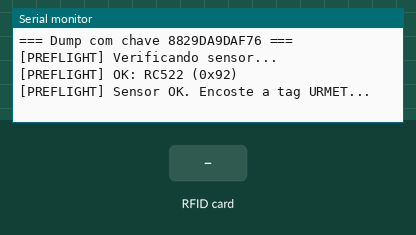
The sketch below on a simulated ESP32. On the bench: the last lines printed to the serial monitor. The test bench sets the inputs (shaded band).

Above: at 1.5 s.
1.6 s: RFID card 5E 7A 19 C4 held to the reader
At 2.2 s:
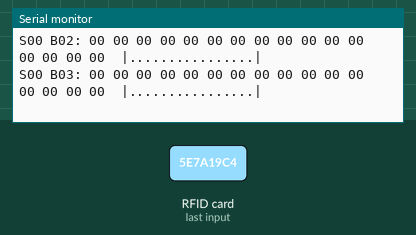
At 3.1 s:
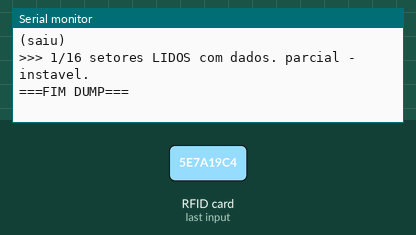

Measured:
- after the input at 1.6 s, the serial monitor: prints a new line after 0.06 s (image 1)

The sketch:

rc522_dumpkey.ino
```cpp
// COPIA PUBLICADA: chave do setor, UID e dados dos blocos da tag original foram
// omitidos (marcados como *_OMITIDA / *_OMITIDO acima). Nao e o .ino de build.
// =====================================================================
//  RC522 - Dump completo usando a chave candidata 8829DA9DAF76
//  Prova se a chave e real: autentica cada setor e LE os blocos.
//  Preflight de sensor + deteccao WUPA.
//  Ligacao: SDA->D5 SCK->D18 MOSI->D23 MISO->D19 RST->D22 3V3->3V3 GND->GND
// =====================================================================
#include <SPI.h>
#include <MFRC522.h>

// --- segredos omitidos para publicar (o workspace tem os valores reais) ---
#define KEYA_URMET_OMITIDA  0x00,0x00,0x00,0x00,0x00,0x00
#define UID_OMITIDO         0x00,0x00,0x00,0x00
#define KEY_DIC_OMITIDA     0x00,0x00,0x00,0x00,0x00,0x00
#define MFG_OMITIDO         0x00,0x00,0x00,0x00,0x00,0x00,0x00,0x00

#define SS_PIN  21
#define RST_PIN 22   // RST fisico no 3V3
MFRC522 rfid(SS_PIN, RST_PIN);

byte KEY[6] = {KEYA_URMET_OMITIDA};
bool sensorOk = false, avisou = false;

bool tagPresent() {
  rfid.PCD_WriteRegister(MFRC522::TxModeReg, 0x00);
  rfid.PCD_WriteRegister(MFRC522::RxModeReg, 0x00);
  rfid.PCD_WriteRegister(MFRC522::ModWidthReg, 0x26);
  byte atqa[2]; byte l = 2;
  MFRC522::StatusCode s = rfid.PICC_WakeupA(atqa, &l);
  if (s != MFRC522::STATUS_OK && s != MFRC522::STATUS_COLLISION) return false;
  return rfid.PICC_ReadCardSerial();
}

bool reselect() {
  for (int a = 0; a < 10; a++) {
    rfid.PICC_HaltA(); rfid.PCD_StopCrypto1();
    byte atqa[2]; byte l = 2;
    MFRC522::StatusCode s = rfid.PICC_WakeupA(atqa, &l);
    if (s == MFRC522::STATUS_OK && rfid.PICC_ReadCardSerial()) return true;
    delay(40);
  }
  return false;
}

void setup() {
  Serial.begin(115200);
  delay(300);
  SPI.begin(17, 4, 16, SS_PIN);
  rfid.PCD_Init();
  rfid.PCD_SetAntennaGain(rfid.RxGain_max);
  Serial.println("\n=== Dump com chave 8829DA9DAF76 ===");
  Serial.println("[PREFLIGHT] Verificando sensor...");
}

void dump() {
  MFRC522::MIFARE_Key key; memcpy(key.keyByte, KEY, 6);
  Serial.print("\n===INICIO DUMP=== UID:");
  for (byte i = 0; i < rfid.uid.size; i++) Serial.printf(" %02X", rfid.uid.uidByte[i]);
  Serial.println();
  int ok = 0;
  for (byte s = 0; s < 16; s++) {
    byte trailer = s * 4 + 3;
    if (rfid.PCD_Authenticate(MFRC522::PICC_CMD_MF_AUTH_KEY_A, trailer, &key, &rfid.uid) != MFRC522::STATUS_OK) {
      Serial.printf("Setor %2d: auth FALHOU com a chave\n", s);
      rfid.PCD_StopCrypto1(); if (!reselect()) { Serial.println("(saiu)"); break; } continue;
    }
    bool lidoAlgo = false;
    for (byte b = s * 4; b <= trailer; b++) {
      byte buf[18]; byte len = 18;
      if (rfid.MIFARE_Read(b, buf, &len) == MFRC522::STATUS_OK) {
        lidoAlgo = true;
        Serial.printf("S%02d B%02d:", s, b);
        for (byte x = 0; x < 16; x++) Serial.printf(" %02X", buf[x]);
        Serial.print("  |");
        for (byte x = 0; x < 16; x++) Serial.print((buf[x] >= 32 && buf[x] < 127) ? (char)buf[x] : '.');
        Serial.println("|");
      }
    }
    if (lidoAlgo) ok++;
    rfid.PCD_StopCrypto1();
    if (!reselect()) { Serial.println("(saiu)"); break; }
  }
  Serial.printf("\n>>> %d/16 setores LIDOS com dados. %s\n", ok,
                ok >= 14 ? "CHAVE REAL! Temos o dump." : (ok == 0 ? "CHAVE FALSA (nenhum dado)." : "parcial - instavel."));
  Serial.println("===FIM DUMP===");
}

void loop() {
  byte v = rfid.PCD_ReadRegister(MFRC522::VersionReg);
  if (v == 0x00 || v == 0xFF) {
    Serial.printf("[PREFLIGHT] FALHA: RC522 nao responde (0x%02X). Confira a ligacao...\n", v);
    rfid.PCD_Reset(); rfid.PCD_Init(); rfid.PCD_SetAntennaGain(rfid.RxGain_max);
    sensorOk = false; avisou = false; delay(1000); return;
  }
  if (!sensorOk) { Serial.printf("[PREFLIGHT] OK: RC522 (0x%02X)\n", v); sensorOk = true; }
  if (!tagPresent()) {
    if (!avisou) { Serial.println("[PREFLIGHT] Sensor OK. Encoste a tag URMET..."); avisou = true; }
    delay(120); return;
  }
  avisou = false;
  dump();
  rfid.PICC_HaltA(); rfid.PCD_StopCrypto1();
  delay(5000);
}
```
